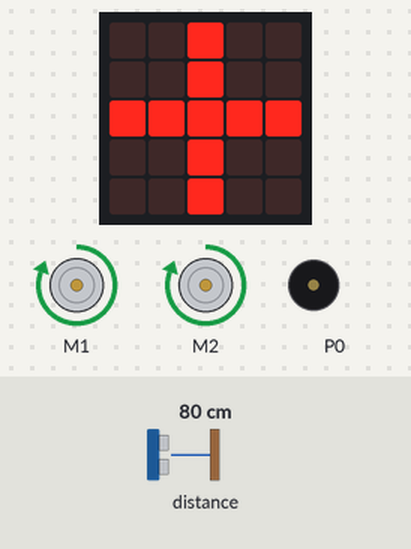
Simulated run of this program. Board: BBC micro:bit (MakeCode). Shown: the board's 5×5 LED display, 2 × DC motor (green arrow = forward, orange = backward, longer = faster), buzzer (waves = sounding). The test bench sets the inputs (shaded band); at power-on: distance to the obstacle 80 cm. Random numbers come from a fixed seed.

Above: at 2.6 s.
2.7 s: distance to the obstacle set to 32 cm
5.1 s: distance to the obstacle set to 26 cm
At 6.3 s:
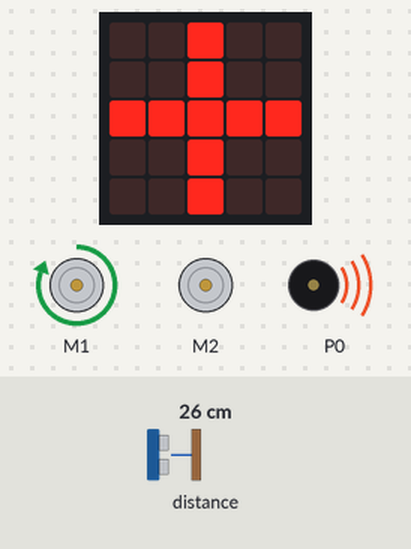
At 7.1 s:
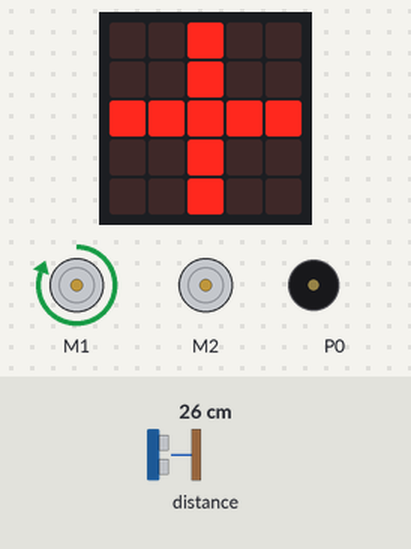
8.0 s: distance to the obstacle set to 35 cm
At 9.1 s:
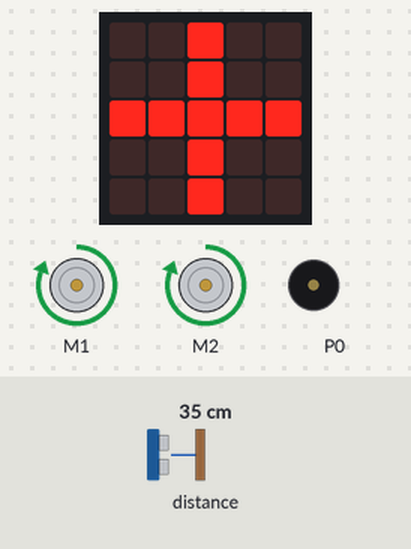
Timing chart, 0 to 11.0 s (numbered marks = the images above; inputs shaded):
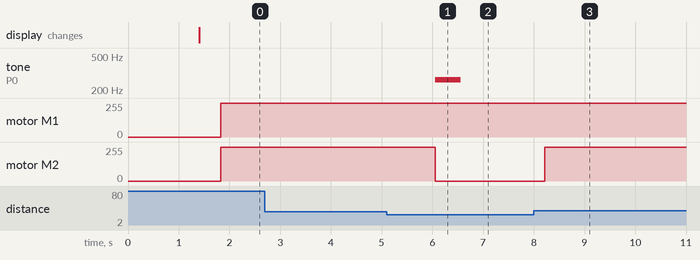

Measured:
- the behaviour switches between 30 and 29 cm on distance to the obstacle (found by bisection; images 0 and 1)
- after the input at 2.7 s, every drawn part: stays the same
- after the input at 5.1 s, tone on P0: silent → 262 Hz after 0.96 s, → silent 0.50 s later; motor M2: forward 255/255 → stopped after 0.96 s
- after the input at 8.0 s, motor M2: stopped → forward 255/255 after 0.21 s

The program:

main.ts
```typescript
let item = false
basic.clearScreen()
basic.showLeds(`
    # # # # #
    # # # # #
    # # # # #
    # # # # #
    # # # # #
    `)
basic.pause(1000)
basic.forever(function () {
    basic.clearScreen()
    basic.showLeds(`
        . . # . .
        . . # . .
        # # # # #
        . . # . .
        . . # . .
        `)
    if (maqueen.Ultrasonic(PingUnit.Centimeters) < 30 && maqueen.Ultrasonic(PingUnit.Centimeters) != 0) {
        item = Math.randomBoolean()
        if (item == true) {
            maqueen.motorRun(maqueen.Motors.M1, maqueen.Dir.CW, 255)
            maqueen.motorRun(maqueen.Motors.M2, maqueen.Dir.CW, 0)
            music.play(music.tonePlayable(262, music.beat(BeatFraction.Whole)), music.PlaybackMode.UntilDone)
            basic.pause(800)
        }
        if (item && false) {
            maqueen.motorRun(maqueen.Motors.M1, maqueen.Dir.CW, 0)
            maqueen.motorRun(maqueen.Motors.M2, maqueen.Dir.CW, 128)
            music.play(music.tonePlayable(185, music.beat(BeatFraction.Whole)), music.PlaybackMode.UntilDone)
            basic.pause(800)
        }
    } else {
        maqueen.motorRun(maqueen.Motors.All, maqueen.Dir.CW, 255)
    }
})
```

test.ts
```typescript
// Hier kann man Tests durchführen; diese Datei wird nicht kompiliert, wenn dieses Paket als Erweiterung verwendet wird.
```
